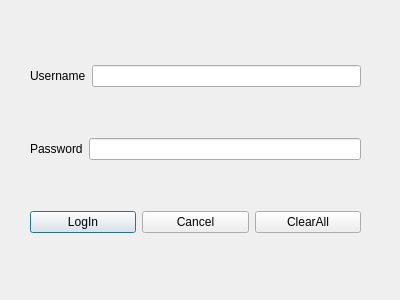
<?xml version="1.0" encoding="UTF-8"?>
<ui version="4.0">
 <class>UsrPswDialog</class>
 <widget class="QDialog" name="UsrPswDialog">
  <property name="geometry">
   <rect>
    <x>0</x>
    <y>0</y>
    <width>400</width>
    <height>300</height>
   </rect>
  </property>
  <property name="windowTitle">
   <string>Dialog</string>
  </property>
  <widget class="QWidget" name="verticalLayoutWidget">
   <property name="geometry">
    <rect>
     <x>30</x>
     <y>20</y>
     <width>331</width>
     <height>261</height>
    </rect>
   </property>
   <layout class="QVBoxLayout" name="verticalLayout">
    <item>
     <layout class="QHBoxLayout" name="horizontalLayout_2">
      <item>
       <widget class="QLabel" name="username_label">
        <property name="text">
         <string>Username</string>
        </property>
       </widget>
      </item>
      <item>
       <widget class="QLineEdit" name="usr_lineEdit"/>
      </item>
     </layout>
    </item>
    <item>
     <layout class="QHBoxLayout" name="horizontalLayout_3">
      <item>
       <widget class="QLabel" name="password_label">
        <property name="text">
         <string>Password</string>
        </property>
       </widget>
      </item>
      <item>
       <widget class="QLineEdit" name="psw_lineEdit">
        <property name="echoMode">
         <enum>QLineEdit::Password</enum>
        </property>
       </widget>
      </item>
     </layout>
    </item>
    <item>
     <layout class="QHBoxLayout" name="horizontalLayout">
      <item>
       <widget class="QPushButton" name="logIn_pushButton">
        <property name="text">
         <string>LogIn</string>
        </property>
       </widget>
      </item>
      <item>
       <widget class="QPushButton" name="cancel_pushButton">
        <property name="text">
         <string>Cancel</string>
        </property>
       </widget>
      </item>
      <item>
       <widget class="QPushButton" name="clear_pushButton">
        <property name="text">
         <string>ClearAll</string>
        </property>
       </widget>
      </item>
     </layout>
    </item>
   </layout>
  </widget>
 </widget>
 <resources/>
 <connections/>
</ui>
